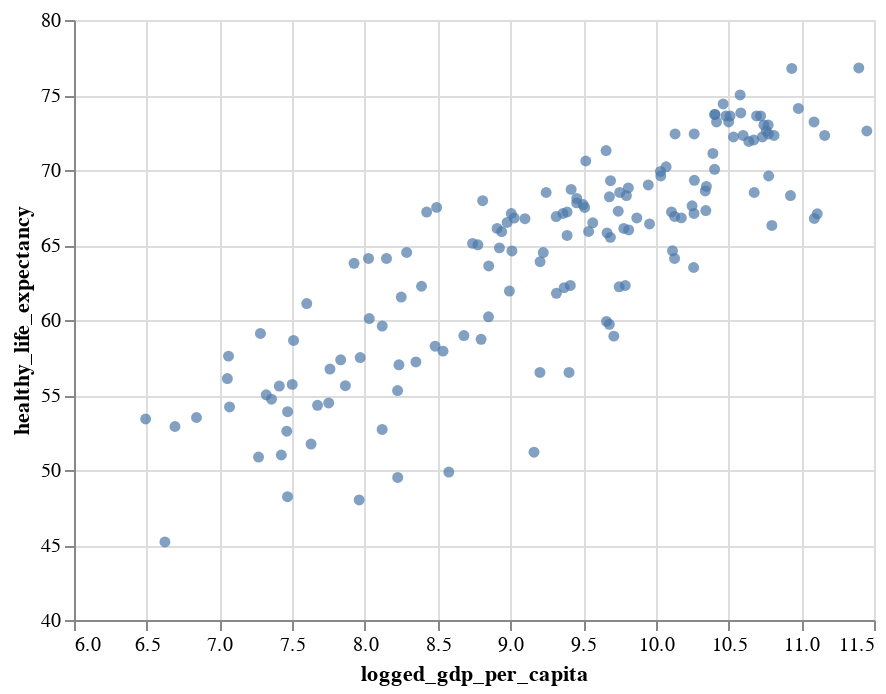

Notebook source saved alongside this figure:
### Markdown cell above
In dieser Analyse nutzen wir die landesspezifischen Informationen zu der Lebenserwartung in Jahren (`healthy_life_expectancy`) und das logarithmierte Bruttoinlandsprodukt pro Einwohner (`logged_gdp_per_capita`):

### Code cell
import altair as alt

alt.Chart(df).mark_circle().encode(
      alt.X("logged_gdp_per_capita", scale=alt.Scale(zero=False)), 
      alt.Y("healthy_life_expectancy", scale=alt.Scale(zero=False))
)

### Figure 1 — Vega-Lite specification as saved in the notebook (floating-point values rounded to 4 significant figures; data arrays with more than 128 entries replaced by an {"elided": "..."} marker saying what was removed)
{"config": {"view": {"continuousWidth": 400, "continuousHeight": 300}}, "data": {"name": "data-f48e709b6d476ebdadd41f5aa1ecf134"}, "mark": "circle", "encoding": {"x": {"field": "logged_gdp_per_capita", "scale": {"zero": false}, "type": "quantitative"}, "y": {"field": "healthy_life_expectancy", "scale": {"zero": false}, "type": "quantitative"}}, "$schema": "https://vega.github.io/schema/vega-lite/v4.17.0.json", "datasets": {"data-f48e709b6d476ebdadd41f5aa1ecf134": {"elided": "153 records"}}}
